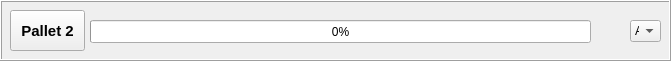
     <widget class="QFrame" name="frame_2">
      <property name="geometry">
       <rect>
        <x>10</x>
        <y>140</y>
        <width>671</width>
        <height>61</height>
       </rect>
      </property>
      <property name="frameShape">
       <enum>QFrame::Box</enum>
      </property>
      <property name="frameShadow">
       <enum>QFrame::Raised</enum>
      </property>
      <widget class="QProgressBar" name="prog2">
       <property name="geometry">
        <rect>
         <x>90</x>
         <y>20</y>
         <width>501</width>
         <height>23</height>
        </rect>
       </property>
       <property name="value">
        <number>0</number>
       </property>
      </widget>
      <widget class="QComboBox" name="pos2">
       <property name="geometry">
        <rect>
         <x>630</x>
         <y>20</y>
         <width>31</width>
         <height>22</height>
        </rect>
       </property>
       <item>
        <property name="text">
         <string>A</string>
        </property>
       </item>
       <item>
        <property name="text">
         <string>B</string>
        </property>
       </item>
      </widget>
      <widget class="QPushButton" name="pal_2">
       <property name="geometry">
        <rect>
         <x>10</x>
         <y>10</y>
         <width>75</width>
         <height>41</height>
        </rect>
       </property>
       <property name="font">
        <font>
         <pointsize>11</pointsize>
         <weight>75</weight>
         <bold>true</bold>
        </font>
       </property>
       <property name="text">
        <string>Pallet 2</string>
       </property>
       <attribute name="buttonGroup">
        <string notr="true">palbuttons</string>
       </attribute>
      </widget>
     </widget>
